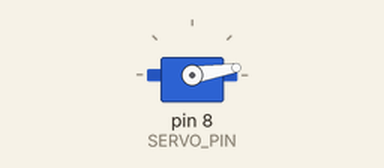
Recording of a sketch running on a simulated Arduino Uno, built with avr-gcc and run on an emulated ATmega328P. On the bench: servo.

Above: at 0.05 s.
At 0.45 s:
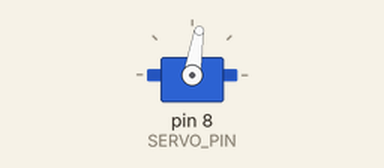
At 0.9 s:
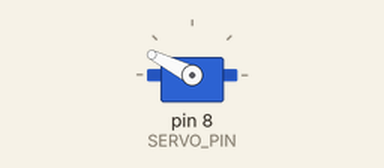
At 1.8 s:
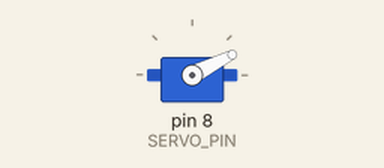
Timing chart, 0 to 4.1 s (numbered marks = the images above):
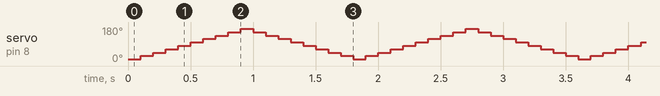

The sketch:

servo.ino
```cpp
// for servo sg90
#include <Servo.h>

#define SERVO_PIN 8

Servo myservo;

byte angle = 9;
byte add = 18;
int distance;

void setup()
{
  myservo.attach(SERVO_PIN);
}

void loop()
{
  myservo.write(angle);
  angle += add;
  if(angle < 10 || angle > 170)
    add = -add;
  delay(100);
}
```

Measured:
- by itself, servo on pin 8 (SERVO_PIN): repeats every 1.8 s: 45° 0.10 s, 63° 0.10 s, 81° 0.10 s, 99° 0.10 s, 117° 0.10 s, 135° 0.10 s, 153° 0.10 s, 171° 0.10 s, 153° 0.10 s, 135° 0.10 s, 117° 0.10 s, 99° 0.10 s, 81° 0.10 s, 63° 0.10 s, 45° 0.10 s, 27° 0.10 s, 9° 0.10 s, 27° 0.10 s
